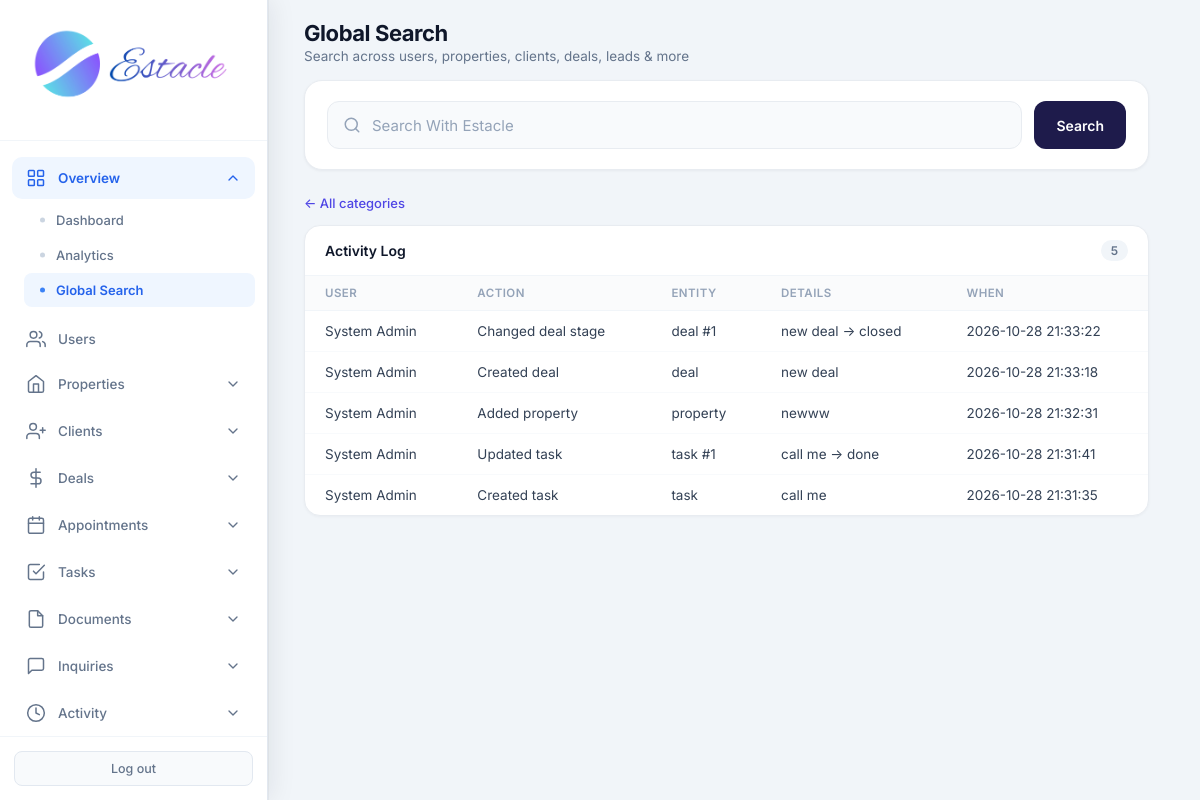
The page /admin/search?type=activity (signed in) on the database as committed earlier.
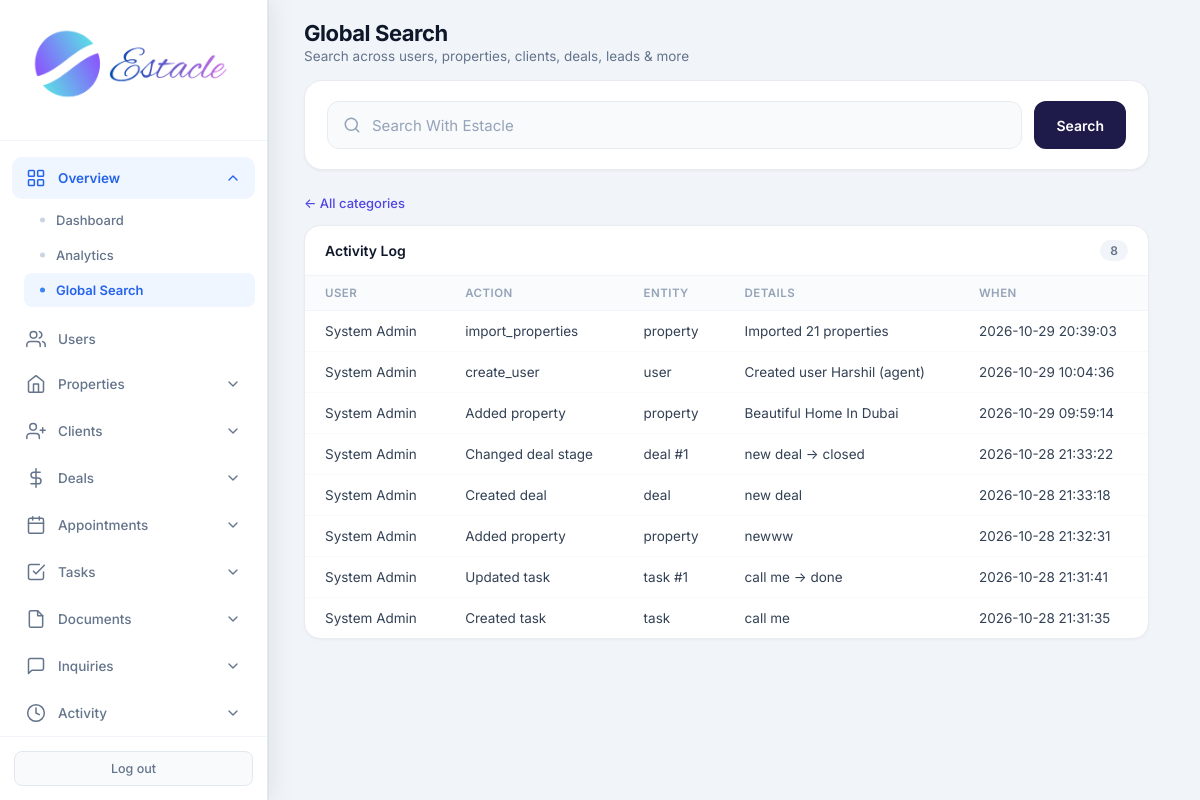
The same page on the database as committed later.
### tables this page shows
CREATE TABLE users (
            id INTEGER PRIMARY KEY AUTOINCREMENT,
            email TEXT UNIQUE NOT NULL,
            password TEXT NOT NULL,
            full_name TEXT NOT NULL,
            role TEXT NOT NULL CHECK(role IN ('admin', 'agent', 'customer')),
            phone TEXT,
            created_at TIMESTAMP DEFAULT CURRENT_TIMESTAMP,
            is_active INTEGER DEFAULT 1
        , avatar TEXT, last_seen TIMESTAMP, job_title TEXT, department TEXT, employee_id TEXT, license_no TEXT, commission_rate REAL, alt_phone TEXT, address TEXT, city TEXT, state TEXT, country TEXT, postal_code TEXT, notes TEXT, hire_date TEXT, timezone TEXT);

CREATE TABLE activity_log (
            id INTEGER PRIMARY KEY AUTOINCREMENT,
            user_id INTEGER,
            action TEXT NOT NULL,
            entity_type TEXT,
            entity_id INTEGER,
            details TEXT,
            created_at TIMESTAMP DEFAULT CURRENT_TIMESTAMP,
            FOREIGN KEY (user_id) REFERENCES users (id)
        );

### routes/admin.py (the view, shortened to what this page needs)
@admin.route('/admin/search')
@login_required
@role_required('admin')
def admin_search():
    q = request.args.get('q', '').strip()
    stype = request.args.get('type', '').strip().lower()
    valid_types = {
        'users', 'properties', 'clients', 'deals', 'leads',
        'inquiries', 'appointments', 'tasks', 'documents', 'activity',
    }
    if stype not in valid_types:
        stype = ''
    db = get_db()
    migrate_db()
    results = {
        'users': [], 'properties': [], 'clients': [], 'deals': [],
        'leads': [], 'inquiries': [], 'appointments': [], 'tasks': [],
        'documents': [], 'activity': [],
    }
    counts = {
        'users': db.execute('SELECT COUNT(*) FROM users').fetchone()[0],
        'properties': db.execute('SELECT COUNT(*) FROM properties').fetchone()[0],
        'clients': db.execute('SELECT COUNT(*) FROM clients').fetchone()[0],
        'deals': db.execute('SELECT COUNT(*) FROM deals').fetchone()[0],
        'leads': db.execute('SELECT COUNT(*) FROM leads').fetchone()[0],
        'inquiries': db.execute('SELECT COUNT(*) FROM inquiries').fetchone()[0],
        'appointments': db.execute('SELECT COUNT(*) FROM appointments').fetchone()[0],
        'tasks': db.execute('SELECT COUNT(*) FROM tasks').fetchone()[0],
        'documents': db.execute('SELECT COUNT(*) FROM documents').fetchone()[0],
        'activity': db.execute('SELECT COUNT(*) FROM activity_log').fetchone()[0],
    }
    like = f'%{q}%' if q else None
    num = None
    if q:
        q_clean = q.replace(',', '').replace('₹', '').replace('$', '').replace('AED', '').strip()
        try:
            num = float(q_clean)
        except ValueError:
            num = None
    def want(key):
        return (not stype) or stype == key
    if q or stype:
        if want('activity'):
            if q:
                results['activity'] = db.execute(
                    "SELECT a.id, a.action, a.entity_type, a.entity_id, a.details, a.created_at, "
                    "u.full_name AS user_name FROM activity_log a "
                    "LEFT JOIN users u ON a.user_id = u.id "
                    "WHERE a.action LIKE ? OR a.details LIKE ? OR a.entity_type LIKE ? "
                    "OR u.full_name LIKE ? LIMIT 50",
                    (like, like, like, like)
                ).fetchall()
            else:
                results['activity'] = db.execute(
                    "SELECT a.id, a.action, a.entity_type, a.entity_id, a.details, a.created_at, "
                    "u.full_name AS user_name FROM activity_log a "
                    "LEFT JOIN users u ON a.user_id = u.id ORDER BY a.created_at DESC LIMIT 50"
                ).fetchall()
    currency = get_setting('currency', 'INR')
    total = sum(len(v) for v in results.values())
    return render_template(
        'admin_search.html', q=q, stype=stype, results=results, total=total,
        counts=counts, currency=currency, format_money=format_money
    )

### core/db.py (called while the page is built)
def get_db():
    if 'db' not in g:
        g.db = sqlite3.connect(current_app.config['DATABASE'])
        g.db.row_factory = sqlite3.Row
    return g.db

### core/helpers.py (called while the page is built)
def login_required(f):
    @wraps(f)
    def decorated_function(*args, **kwargs):
        if 'user_id' not in session:
            flash('Please log in to access this page.', 'warning')
            return redirect(url_for('auth.login'))
        return f(*args, **kwargs)
    return decorated_function

def role_required(*roles):
    def decorator(f):
        @wraps(f)
        def decorated_function(*args, **kwargs):
            if 'user_id' not in session:
                flash('Please log in to access this page.', 'warning')
                return redirect(url_for('auth.login'))
            if session.get('role') not in roles:
                flash('You do not have permission to access this page.', 'danger')
                return redirect(url_for('auth.role_redirect'))
            return f(*args, **kwargs)
        return decorated_function
    return decorator

### templates/admin_search.html (shortened to what this page needs)
<!DOCTYPE html>
<html lang="en">
<head>
    <link rel="stylesheet" href="{{ url_for('static', filename='css/admin.css') }}">
</head>
<body>
<div class="app-layout">
    {% set active = 'search' %}
    {% include 'partials/admin_sidebar.html' %}
    <main class="main-content">
        <header class="top-bar dash-top">
            <div>
                <h1 class="page-title">Global Search</h1>
                <p class="page-subtitle">Search across users, properties, clients, deals, leads & more</p>
            </div>
        </header>
        <div class="search-wrap">
            <div class="search-hero">
                <form class="search-hero-form" method="GET" action="{{ url_for('admin.admin_search') }}" role="search">
                    <input type="search" name="q" value="{{ q }}" placeholder="Search With Estacle" autofocus autocomplete="off">
                    <button type="submit" class="btn-search">Search</button>
                </form>
            </div>
            {% if q or stype %}
                {% if stype %}
                <a class="back-all" href="{{ url_for('admin.admin_search') }}">← All categories</a>
                {% endif %}
                {% if results.activity %}
                <div class="result-section">
                    <div class="result-section-header">
                        <h3>Activity Log</h3>
                        <span class="count">{{ results.activity|length }}</span>
                    </div>
                    <table>
                        <thead><tr><th>User</th><th>Action</th><th>Entity</th><th>Details</th><th>When</th></tr></thead>
                        <tbody>
                        {% for a in results.activity %}
                        <tr>
                            <td>{{ (a.user_name or '—')|highlight(q) if q else (a.user_name or '—') }}</td>
                            <td>{{ a.action|highlight(q) if q else a.action }}</td>
                            <td>{{ (a.entity_type or '—')|highlight(q) if q else (a.entity_type or '—') }}{% if a.entity_id %} #{{ a.entity_id }}{% endif %}</td>
                            <td>{{ (a.details or '—')|highlight(q) if q else (a.details or '—') }}</td>
                            <td>{{ a.created_at or '—' }}</td>
                        </tr>
                        {% endfor %}
                        </tbody>
                    </table>
                </div>
                {% endif %}
            {% endif %}
        </div>
    </main>
</div>
</body>
</html>

Rows that differ between the two databases and show on the page:
added activity_log: {{ (a.user_name or '—')|highlight(q) if q else (a.user_name or '—') }} "System Admin", action|highlight "import_properties", entity_type "property", details "Imported 21 properties", created_at "2026-10-29 20:39:03"
added activity_log: {{ (a.user_name or '—')|highlight(q) if q else (a.user_name or '—') }} "System Admin", action|highlight "create_user", entity_type "user", details "Created user Harshil (agent)", created_at "2026-10-29 10:04:36"
added activity_log: {{ (a.user_name or '—')|highlight(q) if q else (a.user_name or '—') }} "System Admin", action|highlight "Added property", entity_type "property", details "Beautiful Home In Dubai", created_at "2026-10-29 09:59:14"
Other text that changed with them:
{{ results.activity|length }}: "5" → "8"
